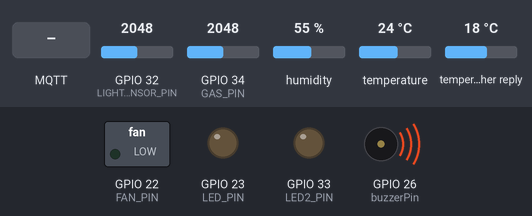
Bench run of a sketch on a simulated ESP32. Parts: switched loads named in the sketch (green lamp = pin HIGH), output pins drawn as LEDs (lit = HIGH), buzzer (waves = sounding, pin HIGH). The test bench sets the inputs (shaded band); at power-on: GPIO 34 (GAS_PIN) = 2048, GPIO 32 (LIGHT_SENSOR_PIN) = 2048, humidity 55 %, temperature 24 °C, temperature in the weather reply 18 °C. WiFi joins after 1.5 s; servers stay silent unless stated; network time is answered at once with the bench clock; the local clock reads 2024-03-15 10:24:30 at power-on unless the sketch sets it; random numbers use the default seed unless the sketch sets one; no MQTT or app messages arrive unless stated; web services answer with replies made up by the test bench; what the sketch prints to the serial monitor is not drawn.

Above: at 24.4 s.
24.5 s: MQTT message "ON_LI" arrives on the second subscribed topic
At 40.6 s:
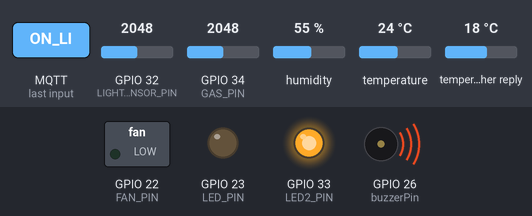
40.9 s: GPIO 34 (GAS_PIN) set to 1973
At 57.0 s:
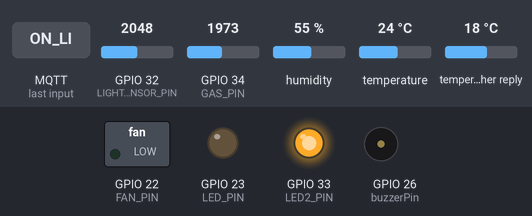
57.8 s: MQTT message "ON_FAN" arrives on the third subscribed topic
At 62.8 s:
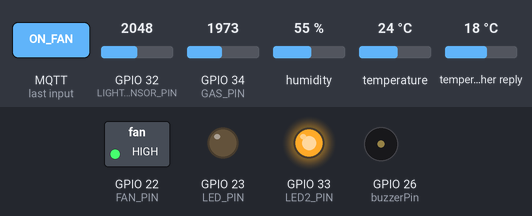
63.8 s: MQTT message "OFF_LI" arrives on the second subscribed topic
At 69.9 s:
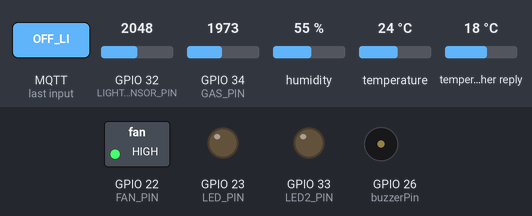
70.2 s: GPIO 34 (GAS_PIN) set to 2040
At 76.5 s:
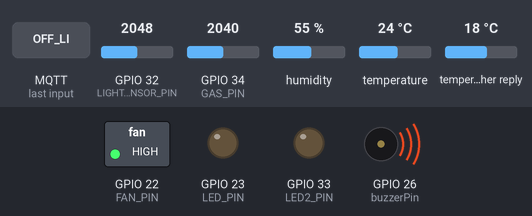
Timing chart, 0 to 78.0 s (numbered marks = the images above; inputs shaded):
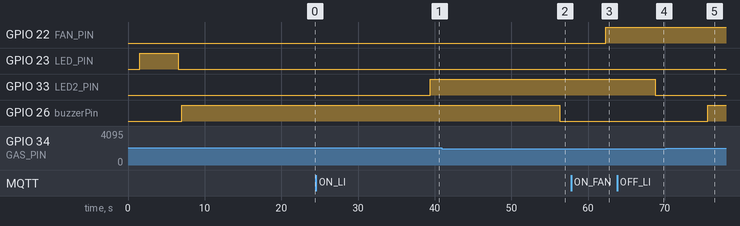

The sketch:

iot_upDate.ino
```cpp
#include <WiFi.h>
#include <PubSubClient.h>  // Thư viện MQTT cho ESP32
#include <DHT.h>
#include <NTPClient.h>
#include <RTClib.h>
#include <ArduinoJson.h>

#include <WebServer.h>
#include <uri/UriBraces.h>
#include <HTTPClient.h>

// Thông tin mạng Wi-Fi
const char* ssid = "POCO F2 Pro";
const char* password = "12345689";
// Địa chỉ máy chủ MQTT (HiveMQ)
const char* mqttServer = "mqtt-dashboard.com";
const int mqttPort = 1883;
const char* mqttUser = "hivemq.webclient.1695722508989";
const char* mqttPassword = ".?opMS2,tx7OA%3nh1FJ";
String weatherDesc = "";
// Đối tượng để kết nối và lấy thời gian từ máy chủ NTP
WiFiUDP ntpUDP;
NTPClient timeClient(ntpUDP, "pool.ntp.org");


// Định nghĩa chân kết nối
const int DHT_TYPE = DHT11;  //Cảm biến nhiệt độ, độ ẩm
const int DHT_PIN = 12;
const int GAS_PIN = 34;  // Thay đổi chân GAS tại đây
const int FAN_PIN = 22;  // Quạt
const int LED_PIN = 23;
const int LED2_PIN = 33;  // Đèn
// Chân cảm biến ánh sáng (quang điện trở)
const int LIGHT_SENSOR_PIN = 32;
// Chân kết nối còi
const int buzzerPin = 26;

unsigned long previousMillis = 0;
const long buzzerInterval = 5000;  // Thời gian giữa các âm thanh còi (ms)

const int TUDONG = 0;
DHT dht(DHT_PIN, DHT_TYPE);
RTC_DS3231 rtc;
WiFiClient espClient;
PubSubClient client(espClient);

void setup() {
  // put your setup code here, to run once:
  Serial.begin(115200);
  // Kết nối WiFi
  connectWiFi();
  rtc.begin();
  client.setServer(mqttServer, mqttPort);
  client.setCallback(callback);
  while (!client.connected()) {
    String clientId = "ESP32Client-";
    clientId += String(random(0xffff), HEX);
    // Attempt to connect
    if (client.connect(clientId.c_str())) {
      Serial.println("Connected to MQTT server");
      client.subscribe("topic/sensor_data");
      client.subscribe("topic/web/led");
      client.subscribe("topic/web/fan");
      client.subscribe("topic/web/buzzer");
    } else {
      Serial.print("Failed to connect to MQTT server, rc=");
      Serial.println(client.state());
      delay(200);
    }
  }
  pinMode(GAS_PIN, INPUT);
  pinMode(buzzerPin, OUTPUT);
  pinMode(LIGHT_SENSOR_PIN, INPUT);
  pinMode(LED_PIN, OUTPUT);
  pinMode(LED2_PIN, OUTPUT);
  pinMode(FAN_PIN, OUTPUT);
  digitalWrite(LED_PIN, HIGH);  // Kích hoạt đèn bằng cách cấp HIGH
  delay(5000);                  // Giữ đèn kích hoạt trong 10 giây
  digitalWrite(LED_PIN, LOW);   // Tắt đèn bằng cách cấp LOW
    // Khởi tạo đối tượng NTPClient
  timeClient.begin();
  // Đặt múi giờ cho múi giờ Việt Nam
  timeClient.setTimeOffset(7 * 60 * 60);
  offFan();
}

void loop() {
  // Đảm bảo rằng kết nối với MQTT đang được duy trì
  if (!client.connected()) {
    connectMQTT();
  }

  // Lắng nghe các sự kiện MQTT
  client.loop();
  Serial.println(getWeatherData());
  // Đọc dữ liệu từ cảm biến và gửi lên HiveMQ
  float humidity = dht.readHumidity();
  float temperature = dht.readTemperature();
  Serial.print("Humidity: ");
  Serial.println(humidity);
  int lightValue = analogRead(LIGHT_SENSOR_PIN);  // Đọc giá trị từ cảm biến khí gas MQ-2
  int gasValue = analogRead(GAS_PIN);
  String temperatureStr = (String)temperature;
  String humidityStr = (String)humidity;
  client.publish("/IOT_G8/p/temp", temperatureStr.c_str());
  client.publish("/IOT_G8/p/hum", humidityStr.c_str());
  if (lightValue > 2000 && TUDONG == 1) {
    Serial.println("Bật đèn");
    onLed();
  } else {
    if (lightValue < 2000 && TUDONG == 1) {
      Serial.println("Tắt đèn");
      offLed();
    }
  }
  Serial.print("Giá trị khí gas: ");
  Serial.println(gasValue);
  Serial.print("Light: ");
  Serial.println(lightValue);

  if (!isnan(humidity) && !isnan(temperature) && !isnan(lightValue)) {
    publishData(humidity, temperature, lightValue, gasValue);
  }
  if (gasValue > 2000) {
    onHorn();
    delay(5000);
  } else {
    offHorn();
  }
  delay(6000);  // Đợi 5 giây trước khi đọc lại dữ liệu từ cảm biến
}

void connectWiFi() {
  Serial.println("Connecting to WiFi...");
  WiFi.begin(ssid, password);
  while (WiFi.status() != WL_CONNECTED) {
    delay(100);
    Serial.println("Connecting...");
  }
  Serial.println("Connected to WiFi");
}

void connectMQTT() {
  while (!client.connected()) {
    Serial.println("Connecting to MQTT...");
    String clientId = "ESP32Client-";
    clientId += String(random(0xffff), HEX);
    // Attempt to connect
    if (client.connect(clientId.c_str())) {
      Serial.println("Connected to " + clientId);
      // Đăng ký theo dõi topic "topic/sensor_data" khi kết nối lại MQTT
          if (client.publish("topic/sensor/weather", weatherDesc.c_str())) {
    Serial.println("Publish weather successful!");
  } else {
    Serial.println("Failed to publish. Please check your MQTT connection.");
  }
      client.subscribe("topic/sensor_data");
      client.subscribe("topic/web/led");
      client.subscribe("topic/web/fan");
      client.subscribe("topic/web/buzzer");
      Serial.println("Subscribed to topic 'topic'");
    } else {
      Serial.print("Failed, rc=");
      Serial.print(client.state());
      Serial.println(" Trying again in 5 seconds...");
      delay(500);
    }
  }
}
void callback(char* topic, byte* payload, unsigned int length) {
  Serial.println("Message received on topic: " + String(topic));
  String message = "";
  for (int i = 0; i < length; i++) {
    message += (char)payload[i];
  }

  if (strcmp(topic, "topic/sensor_data") == 0) {
    Serial.println("Payload: " + message);
    // Process the payload as needed
  }
  if (strcmp(topic, "topic/web/led") == 0) {
    if (message == "ON_LI") onLed2();
    if (message == "OFF_LI") offLed2();
    if (message == "ON_KIT") onLed();
    if (message == "OFF_KIT") offLed();
    Serial.println("LED Mess: " + message);
  }
  // Process the payload as needed
  if (strcmp(topic, "topic/web/fan") == 0) {
    if (message == "ON_FAN") onFan();
    if (message == "OFF_FAN") offFan();
    Serial.println("FAN Mess: " + message);
  }
  // Process the payload as needed
  if (strcmp(topic, "topic/web/buzzer") == 0) {
    if (message == "ON_HORN") onHorn();
    if (message == "OFF_HORN") offHorn();
    Serial.println("HORN Mess: " + message);
  }
}
void publishData(float humidity, float temperature, float lightValue, float gasValue) {
  // Tạo chuỗi JSON để gửi lên HiveMQ
  weatherDesc = getWeatherData();
  // Tạo chuỗi JSON để gửi lên
  DynamicJsonDocument doc(1024);  // 256 is the capacity in bytes
  doc["humidity"] = humidity;
  doc["temperature"] = temperature;
  doc["lightValue"] = lightValue;
  doc["gasValue"] = gasValue;
  doc["weatherDesc"] = weatherDesc;
  doc["time"] = getTime();
  String jsonPayload;
  serializeJson(doc, jsonPayload);
  // Gửi dữ liệu lên HiveMQ
  if (client.publish("topic/sensor_data", jsonPayload.c_str())) {
    Serial.println("Publish successful!");
  } else {
    Serial.println("Failed to publish. Please check your MQTT connection.");
  }
    if (client.publish("topic/sensor/weather", weatherDesc.c_str())) {
    Serial.println("Publish weather successful!");
  } else {
    Serial.println("Failed to publish. Please check your MQTT connection.");
  }
}
void onLed() {
  Serial.println("led kit on");
  digitalWrite(LED_PIN, HIGH);
  String mess = "ON_KIT";
  client.publish("topic/sensor/led", mess.c_str());
}
void offLed() {
  Serial.println("led kit off");
  digitalWrite(LED_PIN, LOW);
  String mess = "OFF_KIT";
  client.publish("topic/sensor/led", mess.c_str());
}
void onLed2() {
  Serial.println("led li on");
  digitalWrite(LED2_PIN, HIGH);
  String mess = "ON_LI";
  client.publish("topic/sensor/led", mess.c_str());
}
void offLed2() {
  Serial.println("led 2 off");
  digitalWrite(LED2_PIN, LOW);
  String mess = "OFF_LI";
  client.publish("topic/sensor/led", mess.c_str());
}
void onFan() {
  Serial.println("Fan on");
  digitalWrite(FAN_PIN, HIGH);
  String mess = "ON_FAN";
  client.publish("topic/sensor/fan", mess.c_str());
}
void offFan() {
  Serial.println("Fan off");
  digitalWrite(FAN_PIN, LOW);
  String mess = "OFF_FAN";
  client.publish("topic/sensor/fan", mess.c_str());
}
void onHorn() {
  digitalWrite(buzzerPin, HIGH);
  delay(5000);
  String mess = "ON_HORN";
  client.publish("topic/sensor/buzzer", mess.c_str());
}
void offHorn() {
  digitalWrite(buzzerPin, LOW);
  String mess = "OFF_HORN";
  client.publish("topic/sensor/buzzer", mess.c_str());
}
String getTime() {
  // Lấy thời gian từ máy chủ NTP
  timeClient.update();
  unsigned long epochTime = timeClient.getEpochTime();
  DateTime now = DateTime(epochTime);

  // Định dạng thời gian thành chuỗi "yyyy-MM-dd HH:mm:ss"
  char buffer[20];  // Đủ lớn để chứa chuỗi định dạng
  sprintf(buffer, "%04d-%02d-%02d %02d:%02d:%02d", now.year(), now.month(), now.day(), now.hour(), now.minute(), now.second());
  String nowTime = String(buffer);
  return nowTime;
}
String getWeatherData() {
  HTTPClient http;
  // Replace with your OpenWeather API endpoint and API key
  String url = "http://api.openweathermap.org/data/2.5/weather?q=Hanoi,VN&appid=a92c4ce1c8e7edea775a021700de0043&units=metric";
  http.begin(url);
  int httpCode = http.GET();
  String payload1 = "{}";
  if (httpCode > 0) {
    payload1 = http.getString();
  }

  http.end();
  String weatherData = payload1;
  StaticJsonDocument<1024> weatherDoc;
  DeserializationError error = deserializeJson(weatherDoc, weatherData);
  // Kiểm tra lỗi phân tích JSON
  // if (error) {
  //   Serial.print("Error parsing JSON: ");
  //   Serial.println(error.c_str());
  //   return error.c_str();
  // }

  String weatherDesc1 = weatherDoc["weather"][0]["description"];
  return weatherDesc1;
}
```

Measured:
- the behaviour switches between 2001 and 2000 on GPIO 34 (GAS_PIN) (found by bisection; images 1 and 2)
- after the input at 24.5 s, GPIO 33 (LED2_PIN): LOW → HIGH after 15.0 s
- after the input at 40.9 s, GPIO 26 (buzzerPin): HIGH → LOW after 15.4 s
- after the input at 57.8 s, GPIO 22 (FAN_PIN): LOW → HIGH after 4.5 s
- after the input at 63.8 s, GPIO 33 (LED2_PIN): HIGH → LOW after 5.0 s
- after the input at 70.2 s, GPIO 26 (buzzerPin): LOW → HIGH after 5.4 s
